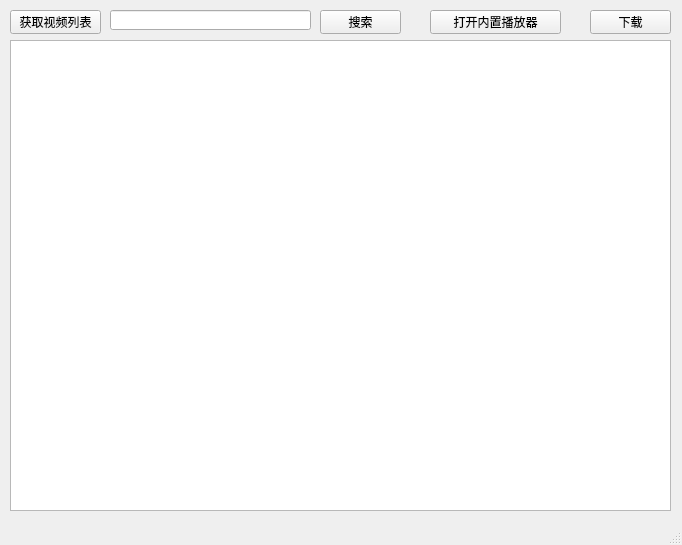
<?xml version="1.0" encoding="UTF-8"?>
<ui version="4.0">
 <class>NeuroSongSpider</class>
 <widget class="QMainWindow" name="NeuroSongSpider">
  <property name="geometry">
   <rect>
    <x>0</x>
    <y>0</y>
    <width>682</width>
    <height>545</height>
   </rect>
  </property>
  <property name="windowTitle">
   <string notr="true">NeuroSongSpider</string>
  </property>
  <widget class="QWidget" name="centralwidget">
   <widget class="QPushButton" name="DownloadBtn">
    <property name="geometry">
     <rect>
      <x>590</x>
      <y>10</y>
      <width>81</width>
      <height>24</height>
     </rect>
    </property>
    <property name="text">
     <string>下载</string>
    </property>
   </widget>
   <widget class="QLineEdit" name="search_line">
    <property name="geometry">
     <rect>
      <x>110</x>
      <y>10</y>
      <width>201</width>
      <height>20</height>
     </rect>
    </property>
   </widget>
   <widget class="QPushButton" name="GetVideoBtn">
    <property name="geometry">
     <rect>
      <x>10</x>
      <y>10</y>
      <width>91</width>
      <height>24</height>
     </rect>
    </property>
    <property name="text">
     <string>获取视频列表</string>
    </property>
   </widget>
   <widget class="QPushButton" name="SearchBtn">
    <property name="geometry">
     <rect>
      <x>320</x>
      <y>10</y>
      <width>81</width>
      <height>24</height>
     </rect>
    </property>
    <property name="text">
     <string>搜索</string>
    </property>
   </widget>
   <widget class="QListWidget" name="listWidget">
    <property name="geometry">
     <rect>
      <x>10</x>
      <y>40</y>
      <width>661</width>
      <height>471</height>
     </rect>
    </property>
   </widget>
   <widget class="QPushButton" name="openPlayerBTN">
    <property name="geometry">
     <rect>
      <x>430</x>
      <y>10</y>
      <width>131</width>
      <height>24</height>
     </rect>
    </property>
    <property name="text">
     <string>打开内置播放器</string>
    </property>
   </widget>
  </widget>
  <widget class="QMenuBar" name="menubar">
   <property name="geometry">
    <rect>
     <x>0</x>
     <y>0</y>
     <width>682</width>
     <height>22</height>
    </rect>
   </property>
  </widget>
  <widget class="QStatusBar" name="statusbar"/>
 </widget>
 <resources/>
 <connections/>
</ui>
